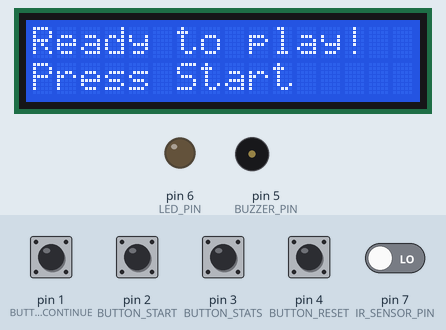
Simulated run of this sketch. Board: Arduino Uno, built with avr-gcc and run on an emulated ATmega328P. Shown: 16×2 character LCD, output pins drawn as LEDs (lit = HIGH), buzzer (waves = sounding). The test bench sets the inputs (shaded band); at power-on: pin 1 (BUTTON_CONTINUE), pin 2 (BUTTON_START), pin 3 (BUTTON_STATS), pin 4 (BUTTON_RESET) HIGH, pin 7 (IR_SENSOR_PIN) LOW. Random numbers use the default seed unless the sketch sets one; EEPROM starts erased.

Above: at 1.2 s.
1.3 s: pin 2 (BUTTON_START) pulled LOW for 0.15 s
At 2.3 s:
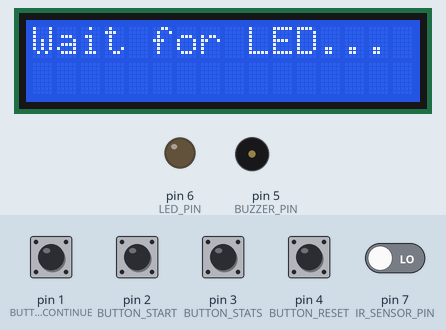
4.4 s: pin 7 (IR_SENSOR_PIN) driven HIGH
At 5.6 s:
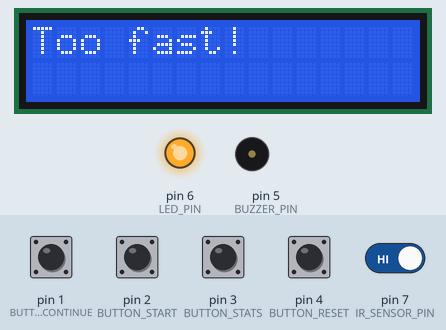
7.4 s: pin 3 (BUTTON_STATS) pulled LOW for 0.15 s
At 8.1 s:
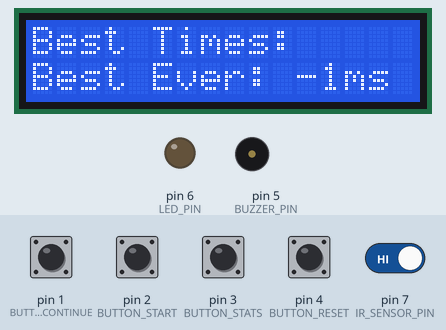
9.0 s: pin 1 (BUTTON_CONTINUE) pulled LOW for 1 s
At 10.5 s:
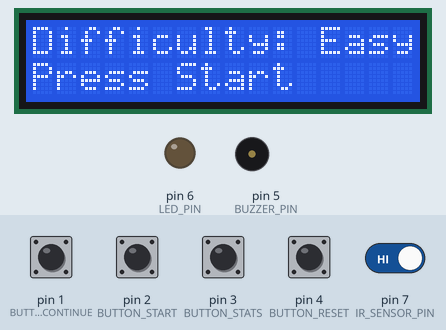
11.5 s: pin 4 (BUTTON_RESET) pulled LOW for 0.15 s
At 11.8 s:
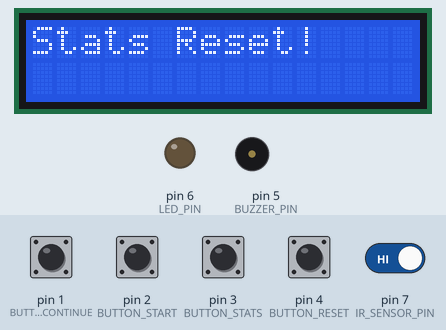
13.1 s: pin 3 (BUTTON_STATS) pulled LOW for 1 s
At 14.0 s:
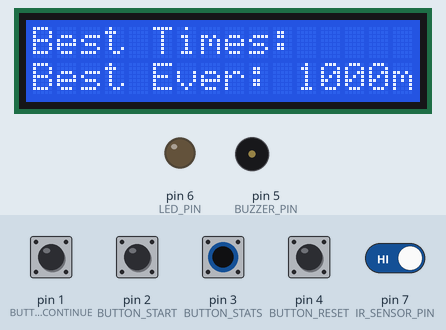
Timing chart, 0 to 16.1 s (numbered marks = the images above; inputs shaded):
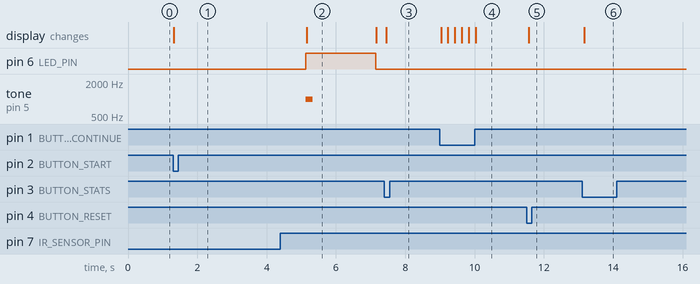

The sketch:

aurdino_reactiontime.ino
```cpp
#include <Wire.h>
#include <LiquidCrystal_I2C.h>
#include <EEPROM.h>

#define IR_SENSOR_PIN 7
#define LED_PIN 6
#define BUZZER_PIN 5
#define BUTTON_START 2
#define BUTTON_STATS 3
#define BUTTON_RESET 4
#define BUTTON_CONTINUE 1

LiquidCrystal_I2C lcd(0x3F, 16, 2);
long startTime;
bool gameStarted = false;
bool waitingForContinue = false;

// ระดับความยาก
enum Difficulty { EASY, MEDIUM, HARD };
Difficulty currentDifficulty = EASY;

const int TIME_LIMIT = 1000;
const int TOO_FAST_LIMIT = 50;
unsigned long previousMillis = 0;

void setup() {
    pinMode(IR_SENSOR_PIN, INPUT);
    pinMode(LED_PIN, OUTPUT);
    pinMode(BUZZER_PIN, OUTPUT);
    pinMode(BUTTON_START, INPUT_PULLUP);
    pinMode(BUTTON_STATS, INPUT_PULLUP);
    pinMode(BUTTON_RESET, INPUT_PULLUP);
    pinMode(BUTTON_CONTINUE, INPUT_PULLUP);

    lcd.init();
    lcd.backlight();

    resetScreen();
}

void loop() {
    unsigned long currentMillis = millis();

    if (waitingForContinue && digitalRead(BUTTON_CONTINUE) == LOW) {
        if (currentMillis - previousMillis >= 200) {
            previousMillis = currentMillis;
            changeDifficulty(); // เปลี่ยนระดับความยาก
        }
    }

    if (digitalRead(BUTTON_START) == LOW) {
        if (currentMillis - previousMillis >= 200) {
            previousMillis = currentMillis;
            startGame();
        }
    }

    if (digitalRead(BUTTON_STATS) == LOW) {
        if (currentMillis - previousMillis >= 200) {
            previousMillis = currentMillis;
            showBestTimes();
        }
    }

    if (digitalRead(BUTTON_RESET) == LOW) {
        if (currentMillis - previousMillis >= 200) {
            previousMillis = currentMillis;
            resetBestTimes();
        }
    }
}

// 📌 ฟังก์ชันเปลี่ยนระดับความยาก
void changeDifficulty() {
    currentDifficulty = (Difficulty)((currentDifficulty + 1) % 3);
    lcd.clear();
    lcd.setCursor(0, 0);
    lcd.print("Difficulty: ");

    switch (currentDifficulty) {
        case EASY:
            lcd.print("Easy");
            break;
        case MEDIUM:
            lcd.print("Medium");
            break;
        case HARD:
            lcd.print("Hard");
            break;
    }

    lcd.setCursor(0, 1);
    lcd.print("Press Start");
}

// 📌 ฟังก์ชันเริ่มเกม
void startGame() {
    lcd.clear();
    lcd.setCursor(0, 0);
    lcd.print("Wait for LED...");

    int waitTime;
    switch (currentDifficulty) {
        case EASY:
            waitTime = random(2000, 5000);
            break;
        case MEDIUM:
            waitTime = random(3000, 6000);
            tone(BUZZER_PIN, 500, 300);
            break;
        case HARD:
            waitTime = random(4000, 7000);
            tone(BUZZER_PIN, 1000, 500);
            delay(random(500, 1500));
            noTone(BUZZER_PIN);
            break;
    }

    delay(waitTime);

    digitalWrite(LED_PIN, HIGH);
    tone(BUZZER_PIN, 1000, 200);

    startTime = millis();
    gameStarted = true;

    lcd.clear();
    lcd.setCursor(0, 0);
    lcd.print("GO! Move Hand!");

    while (gameStarted) {
        if (digitalRead(IR_SENSOR_PIN) == HIGH) {
            long reactionTime = millis() - startTime;

            lcd.clear();
            lcd.setCursor(0, 0);

            if (reactionTime < TOO_FAST_LIMIT) {
                lcd.print("Too fast!");
            } else if (reactionTime > TIME_LIMIT) {
                lcd.print("Too slow!");
            } else {
                lcd.print("Time: ");
                lcd.print(reactionTime);
                lcd.print(" ms");
                updateBestTimes(reactionTime);
            }

            delay(2000);
            digitalWrite(LED_PIN, LOW);
            noTone(BUZZER_PIN);
            gameStarted = false;

            waitingForContinue = true;
            lcd.setCursor(0, 1);
            lcd.print("Press Continue");
            return;
        }
    }
}

// 📌 ฟังก์ชันโชว์สถิติ
void showBestTimes() {
    lcd.clear();
    lcd.setCursor(0, 0);
    lcd.print("Best Times:");

    long bestTimes[3] = {0, 0, 0};
    long bestAllTime = 1000;

    for (int i = 0; i < 3; i++) {
        EEPROM.get(i * sizeof(long), bestTimes[i]);
    }
    EEPROM.get(3 * sizeof(long), bestAllTime);

    for (int i = 0; i < 3; i++) {
        lcd.setCursor(0, i + 1);
        lcd.print(i + 1);
        lcd.print(": ");
        if (bestTimes[i] == 0) {
            lcd.print("---");
        } else {
            lcd.print(bestTimes[i]);
            lcd.print("ms");
        }
    }

    lcd.setCursor(0, 1);
    lcd.print("Best Ever: ");
    lcd.print(bestAllTime);
    lcd.print("ms");

    waitingForContinue = true;
}

// 📌 ฟังก์ชันลบสถิติ
void resetBestTimes() {
    for (int i = 0; i < 4; i++) {
        EEPROM.put(i * sizeof(long), (long)1000);
    }

    lcd.clear();
    lcd.setCursor(0, 0);
    lcd.print("Stats Reset!");

    waitingForContinue = true;
}

// 📌 ฟังก์ชันบันทึกค่า 3 อันดับดีที่สุด และ Best All-Time
void updateBestTimes(long newTime) {
    long bestTimes[3];
    long bestAllTime;

    for (int i = 0; i < 3; i++) {
        EEPROM.get(i * sizeof(long), bestTimes[i]);
    }
    EEPROM.get(3 * sizeof(long), bestAllTime);

    if (newTime >= TOO_FAST_LIMIT && newTime <= TIME_LIMIT) {
        for (int i = 0; i < 3; i++) {
            if (bestTimes[i] == 0 || newTime < bestTimes[i]) {
                for (int j = 2; j > i; j--) {
                    bestTimes[j] = bestTimes[j - 1];
                }
                bestTimes[i] = newTime;
                break;
            }
        }

        if (newTime < bestAllTime) {
            bestAllTime = newTime;
        }

        for (int i = 0; i < 3; i++) {
            EEPROM.put(i * sizeof(long), bestTimes[i]);
        }
        EEPROM.put(3 * sizeof(long), bestAllTime);
    }
}

// 📌 ฟังก์ชันรีเซ็ตหน้าจอ
void resetScreen() {
    lcd.clear();
    lcd.setCursor(0, 0);
    lcd.print("Ready to play!");
    lcd.setCursor(0, 1);
    lcd.print("Press Start");
}
```

Measured:
- after the input at 1.3 s, the display: changes at once (image 1)
- after the input at 7.4 s, the display: changes after 0.05 s (image 3)
- after the input at 9.0 s, the display: first changes at once (image 4 shows a later state)
- after the input at 11.5 s, the display: changes after 0.07 s (image 5)
- after the input at 13.1 s, the display: changes after 0.06 s (image 6)
- what the display in image 2 shows lasts 2.0 s, from 5.2 s to 7.2 s
